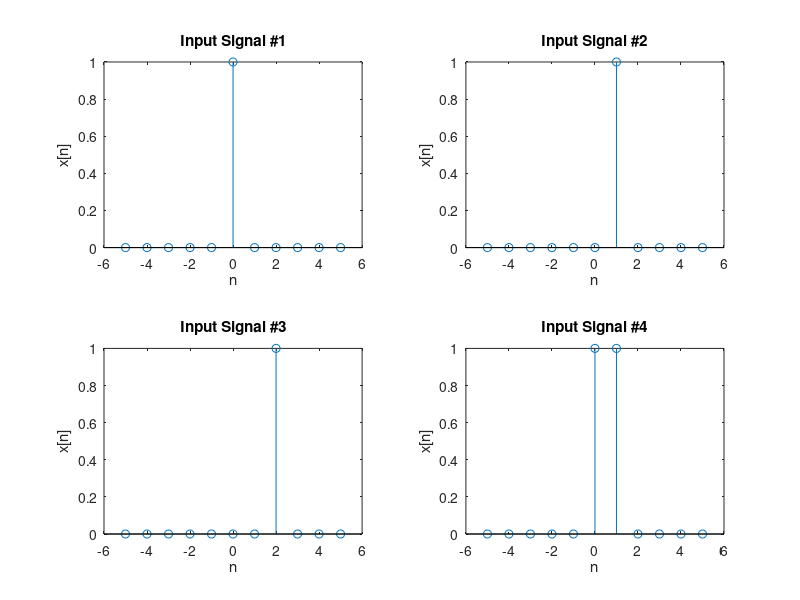
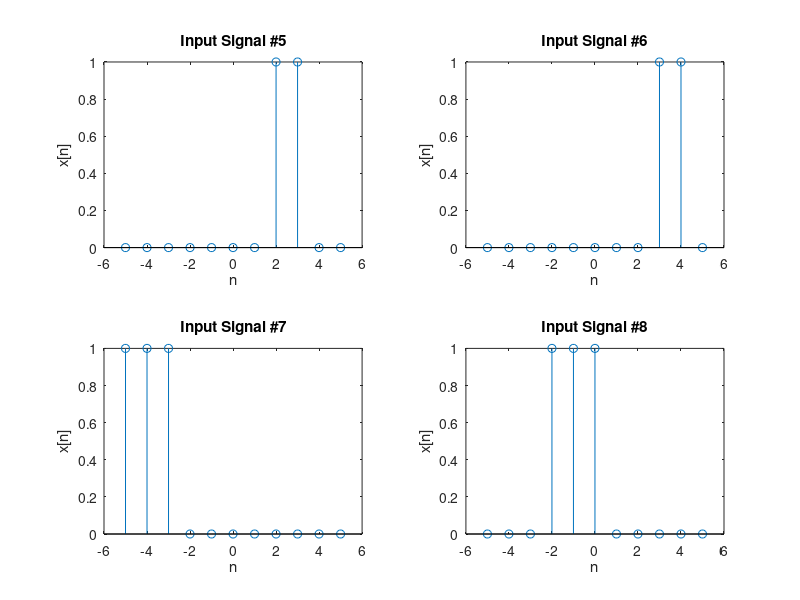
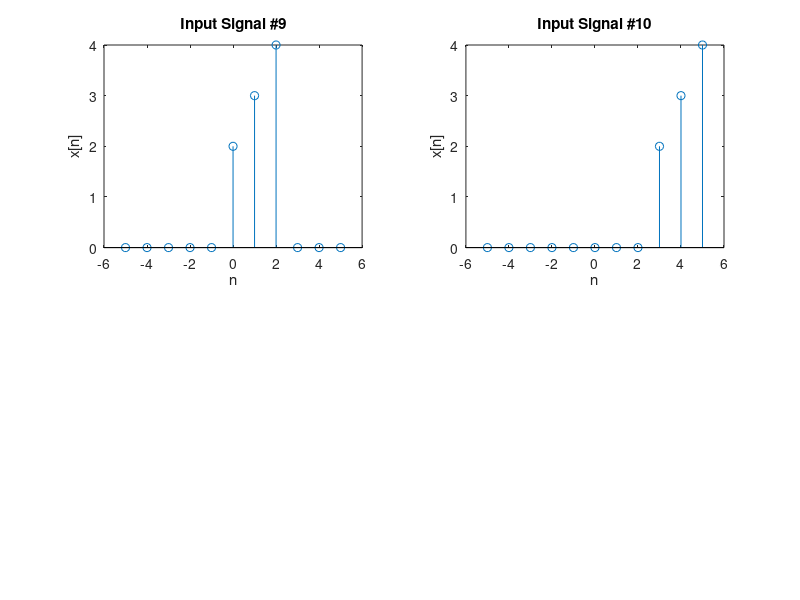

MATLAB code to generate these figures, in order: (Note: this script raises an error after producing the figures.)
n = -5:5;

x1 = [0 0 0 0 0 1 0 0 0 0 0];
x2 = [0 0 0 0 0 0 1 0 0 0 0];
x3 = [0 0 0 0 0 0 0 1 0 0 0];
x4 = [0 0 0 0 0 1 1 0 0 0 0];
x5 = [0 0 0 0 0 0 0 1 1 0 0];
x6 = [0 0 0 0 0 0 0 0 1 1 0];
x7 = [1 1 1 0 0 0 0 0 0 0 0];
x8 = [0 0 0 1 1 1 0 0 0 0 0];
x9 = [0 0 0 0 0 2 3 4 0 0 0];
x10 = [0 0 0 0 0 0 0 0 2 3 4];

figure,
subplot(2,2,1), stem(n, x1), title('Input Signal #1'), xlabel('n'), ylabel('x[n]');
subplot(2,2,2), stem(n, x2), title('Input Signal #2'), xlabel('n'), ylabel('x[n]');
subplot(2,2,3), stem(n, x3), title('Input Signal #3'), xlabel('n'), ylabel('x[n]');
subplot(2,2,4), stem(n, x4), title('Input Signal #4'), xlabel('n'), ylabel('x[n]');

figure,
subplot(2,2,1), stem(n, x5), title('Input Signal #5'), xlabel('n'), ylabel('x[n]');
subplot(2,2,2), stem(n, x6), title('Input Signal #6'), xlabel('n'), ylabel('x[n]');
subplot(2,2,3), stem(n, x7), title('Input Signal #7'), xlabel('n'), ylabel('x[n]');
subplot(2,2,4), stem(n, x8), title('Input Signal #8'), xlabel('n'), ylabel('x[n]');

figure,
subplot(2,2,1), stem(n, x9), title('Input Signal #9'), xlabel('n'), ylabel('x[n]');
subplot(2,2,2), stem(n, x10), title('Input Signal #10'), xlabel('n'), ylabel('x[n]');


y11 = system1(n,x1);
y12 = system1(n,x2);
y13 = system1(n,x3);
y14 = system1(n,x4);
y15 = system1(n,x5);
y16 = system1(n,x6);
y17 = system1(n,x7);
y18 = system1(n,x8);
y19 = system1(n,x9);
y110 = system1(n,x10);

figure,
subplot(2,2,1), stem(n, y11), title('System1 Output for Input 1'), xlabel('n'), ylabel('y[n]');
subplot(2,2,2), stem(n, y12), title('System1 Output for Input 2'), xlabel('n'), ylabel('y[n]');
subplot(2,2,3), stem(n, y13), title('System1 Output for Input 3'), xlabel('n'), ylabel('y[n]');
subplot(2,2,4), stem(n, y14), title('System1 Output for Input 4'), xlabel('n'), ylabel('y[n]');

figure
subplot(2,2,1), stem(n, y15), title('System1 Output for Input 5'), xlabel('n'), ylabel('y[n]');
subplot(2,2,2), stem(n, y16), title('System1 Output for Input 6'), xlabel('n'), ylabel('y[n]');
subplot(2,2,3), stem(n, y17), title('System1 Output for Input 7'), xlabel('n'), ylabel('y[n]');
subplot(2,2,4), stem(n, y18), title('System1 Output for Input 8'), xlabel('n'), ylabel('y[n]');

figure
subplot(2,2,1), stem(n, y19), title('System1 Output for Input 9'), xlabel('n'), ylabel('y[n]');
subplot(2,2,2), stem(n, y110), title('System1 Output for Input 10'), xlabel('n'), ylabel('y[n]');

y21 = system2(n,x1);
y22 = system2(n,x2);
y23 = system2(n,x3);
y24 = system2(n,x4);
y25 = system2(n,x5);
y26 = system2(n,x6);
y27 = system2(n,x7);
y28 = system2(n,x8);
y29 = system2(n,x9);
y210 = system2(n,x10);

figure,
subplot(2,2,1), stem(n, y21), title('System2 Output for Input 1'), xlabel('n'), ylabel('y[n]');
subplot(2,2,2), stem(n, y22), title('System2 Output for Input 2'), xlabel('n'), ylabel('y[n]');
subplot(2,2,3), stem(n, y23), title('System2 Output for Input 3'), xlabel('n'), ylabel('y[n]');
subplot(2,2,4), stem(n, y24), title('System2 Output for Input 4'), xlabel('n'), ylabel('y[n]');

figure
subplot(2,2,1), stem(n, y25), title('System2 Output for Input 5'), xlabel('n'), ylabel('y[n]');
subplot(2,2,2), stem(n, y26), title('System2 Output for Input 6'), xlabel('n'), ylabel('y[n]');
subplot(2,2,3), stem(n, y27), title('System2 Output for Input 7'), xlabel('n'), ylabel('y[n]');
subplot(2,2,4), stem(n, y28), title('System2 Output for Input 8'), xlabel('n'), ylabel('y[n]');

figure
subplot(2,2,1), stem(n, y29), title('System2 Output for Input 9'), xlabel('n'), ylabel('y[n]');
subplot(2,2,2), stem(n, y210), title('System2 Output for Input 10'), xlabel('n'), ylabel('y[n]');

y31 = system3(n,x1);
y32 = system3(n,x2);
y33 = system3(n,x3);
y34 = system3(n,x4);
y35 = system3(n,x5);
y36 = system3(n,x6);
y37 = system3(n,x7);
y38 = system3(n,x8);
y39 = system3(n,x9);
y310 = system3(n,x10);

figure,
subplot(2,2,1), stem(n, y31), title('System3 Output for Input 1'), xlabel('n'), ylabel('y[n]');
subplot(2,2,2), stem(n, y32), title('System3 Output for Input 2'), xlabel('n'), ylabel('y[n]');
subplot(2,2,3), stem(n, y33), title('System3 Output for Input 3'), xlabel('n'), ylabel('y[n]');
subplot(2,2,4), stem(n, y34), title('System3 Output for Input 4'), xlabel('n'), ylabel('y[n]');

figure
subplot(2,2,1), stem(n, y35), title('System3 Output for Input 5'), xlabel('n'), ylabel('y[n]');
subplot(2,2,2), stem(n, y36), title('System3 Output for Input 6'), xlabel('n'), ylabel('y[n]');
subplot(2,2,3), stem(n, y37), title('System3 Output for Input 7'), xlabel('n'), ylabel('y[n]');
subplot(2,2,4), stem(n, y38), title('System3 Output for Input 8'), xlabel('n'), ylabel('y[n]');

figure
subplot(2,2,1), stem(n, y39), title('System3 Output for Input 9'), xlabel('n'), ylabel('y[n]');
subplot(2,2,2), stem(n, y310), title('System3 Output for Input 10'), xlabel('n'), ylabel('y[n]');